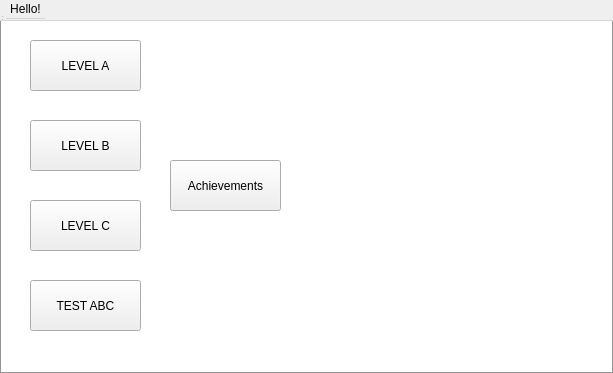
<?xml version="1.0" encoding="UTF-8"?>
<ui version="4.0">
 <class>Menu</class>
 <widget class="QMenu" name="Menu">
  <property name="geometry">
   <rect>
    <x>0</x>
    <y>0</y>
    <width>613</width>
    <height>373</height>
   </rect>
  </property>
  <property name="windowTitle">
   <string>MainWindow</string>
  </property>
  <property name="title">
   <string/>
  </property>
  <widget class="QWidget" name="centralwidget" native="true">
   <property name="geometry">
    <rect>
     <x>0</x>
     <y>0</y>
     <width>611</width>
     <height>381</height>
    </rect>
   </property>
   <widget class="QLabel" name="label">
    <property name="geometry">
     <rect>
      <x>-10</x>
      <y>-10</y>
      <width>631</width>
      <height>401</height>
     </rect>
    </property>
    <property name="text">
     <string/>
    </property>
    <property name="pixmap">
     <pixmap>../ABC_foto/meny.jpg</pixmap>
    </property>
   </widget>
   <widget class="QPushButton" name="pushButton">
    <property name="geometry">
     <rect>
      <x>30</x>
      <y>40</y>
      <width>111</width>
      <height>51</height>
     </rect>
    </property>
    <property name="text">
     <string>LEVEL A</string>
    </property>
   </widget>
   <widget class="QPushButton" name="pushButton_2">
    <property name="geometry">
     <rect>
      <x>30</x>
      <y>120</y>
      <width>111</width>
      <height>51</height>
     </rect>
    </property>
    <property name="text">
     <string>LEVEL B</string>
    </property>
   </widget>
   <widget class="QPushButton" name="pushButton_3">
    <property name="geometry">
     <rect>
      <x>30</x>
      <y>200</y>
      <width>111</width>
      <height>51</height>
     </rect>
    </property>
    <property name="text">
     <string>LEVEL C</string>
    </property>
   </widget>
   <widget class="QPushButton" name="pushButton_4">
    <property name="geometry">
     <rect>
      <x>30</x>
      <y>280</y>
      <width>111</width>
      <height>51</height>
     </rect>
    </property>
    <property name="text">
     <string>TEST ABC</string>
    </property>
   </widget>
   <widget class="QPushButton" name="pushButton_5">
    <property name="geometry">
     <rect>
      <x>170</x>
      <y>160</y>
      <width>111</width>
      <height>51</height>
     </rect>
    </property>
    <property name="text">
     <string>Achievements</string>
    </property>
   </widget>
  </widget>
  <widget class="QMenuBar" name="menubar">
   <property name="geometry">
    <rect>
     <x>0</x>
     <y>0</y>
     <width>616</width>
     <height>21</height>
    </rect>
   </property>
   <widget class="QMenu" name="menuHello">
    <property name="title">
     <string>Hello!</string>
    </property>
   </widget>
   <addaction name="menuHello"/>
  </widget>
  <widget class="QStatusBar" name="statusbar">
   <property name="geometry">
    <rect>
     <x>0</x>
     <y>0</y>
     <width>3</width>
     <height>22</height>
    </rect>
   </property>
  </widget>
 </widget>
 <resources/>
 <connections/>
</ui>
